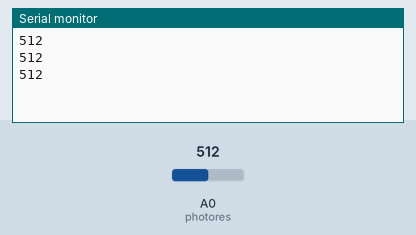
Recording of a sketch running on a simulated Arduino Uno, built with avr-gcc and run on an emulated ATmega328P. Parts: the last lines printed to the serial monitor. The inputs (shaded band) are chosen by the test bench; at power-on: A0 (photores) = 512.

Above: at 1.3 s.
1.4 s: A0 (photores) set to 716
At 1.9 s:
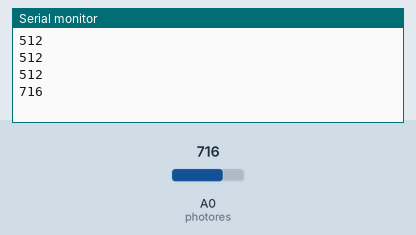
2.9 s: A0 (photores) set to 900
At 3.4 s:
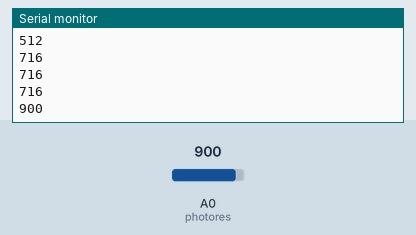
Timing chart, 0 to 5.9 s (numbered marks = the images above; inputs shaded):
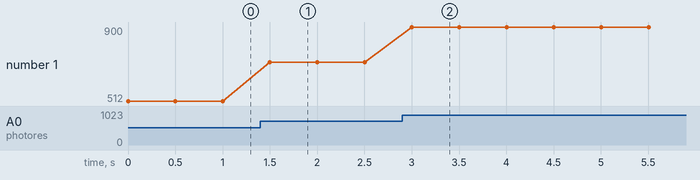

The sketch:

test-02-one-photo-to-serial-monitor.ino
```cpp
int photores = A0;

void setup()
{
	pinMode(photores, INPUT);
	Serial.begin(9600);
}

void loop()
{
	int photoval = analogRead(photores);
	Serial.println(photoval);
	delay(500);
	return;
}
```

Measured:
- after the input at 1.4 s, the serial monitor: prints a new line after 0.10 s (image 1)
- after the input at 2.9 s, the serial monitor: prints a new line after 0.10 s (image 2)
- plotted number 1: 512 → 716 after the input at 1.4 s, 716 → 900 after the input at 2.9 s
